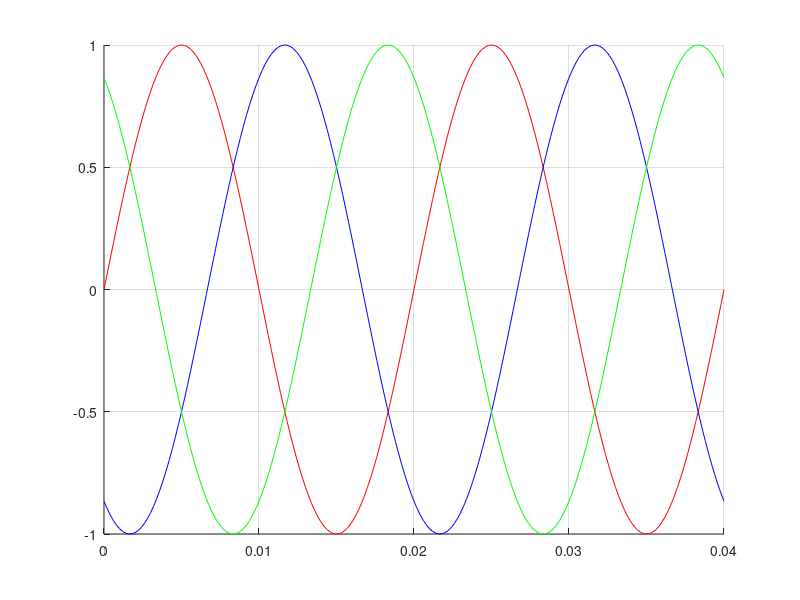

Source code (MATLAB):
t = 0:0.0002: 0.04;
y1 = sin(2*pi*50*t);
y2 = sin(2*pi*50*t - 2*pi/3);
y3 = sin(2*pi*50*t + 2*pi/3);
figure;
hold;
plot(t,y1,'r');
plot(t,y2,'b');
plot(t,y3,'g');
grid;